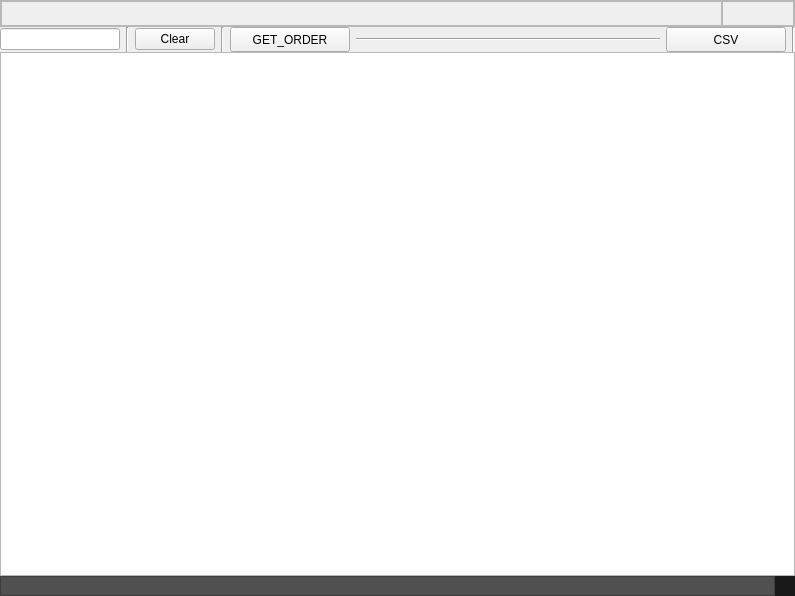
<?xml version="1.0" encoding="UTF-8"?>
<ui version="4.0">
 <class>MainWindow</class>
 <widget class="QMainWindow" name="MainWindow">
  <property name="geometry">
   <rect>
    <x>0</x>
    <y>0</y>
    <width>795</width>
    <height>596</height>
   </rect>
  </property>
  <property name="windowTitle">
   <string>MainWindow</string>
  </property>
  <widget class="QWidget" name="centralwidget">
   <layout class="QGridLayout" name="gridLayout">
    <property name="leftMargin">
     <number>0</number>
    </property>
    <property name="topMargin">
     <number>0</number>
    </property>
    <property name="rightMargin">
     <number>0</number>
    </property>
    <property name="bottomMargin">
     <number>0</number>
    </property>
    <property name="spacing">
     <number>0</number>
    </property>
    <item row="3" column="1">
     <widget class="QFrame" name="frameGrip">
      <property name="minimumSize">
       <size>
        <width>20</width>
        <height>20</height>
       </size>
      </property>
      <property name="maximumSize">
       <size>
        <width>20</width>
        <height>20</height>
       </size>
      </property>
      <property name="styleSheet">
       <string notr="true">background-color: rgb(25,25,25);
  border-radius: 0px;</string>
      </property>
      <property name="frameShape">
       <enum>QFrame::StyledPanel</enum>
      </property>
      <property name="frameShadow">
       <enum>QFrame::Raised</enum>
      </property>
     </widget>
    </item>
    <item row="0" column="0" colspan="2">
     <widget class="QFrame" name="headerFrame">
      <property name="sizePolicy">
       <sizepolicy hsizetype="Expanding" vsizetype="Maximum">
        <horstretch>0</horstretch>
        <verstretch>0</verstretch>
       </sizepolicy>
      </property>
      <property name="minimumSize">
       <size>
        <width>0</width>
        <height>0</height>
       </size>
      </property>
      <property name="styleSheet">
       <string notr="true"/>
      </property>
      <property name="frameShape">
       <enum>QFrame::StyledPanel</enum>
      </property>
      <property name="frameShadow">
       <enum>QFrame::Raised</enum>
      </property>
      <layout class="QGridLayout" name="gridLayout_2">
       <property name="leftMargin">
        <number>0</number>
       </property>
       <property name="topMargin">
        <number>0</number>
       </property>
       <property name="rightMargin">
        <number>0</number>
       </property>
       <property name="bottomMargin">
        <number>0</number>
       </property>
       <property name="spacing">
        <number>0</number>
       </property>
       <item row="0" column="0">
        <widget class="QFrame" name="frame_2">
         <property name="sizePolicy">
          <sizepolicy hsizetype="Expanding" vsizetype="Preferred">
           <horstretch>0</horstretch>
           <verstretch>0</verstretch>
          </sizepolicy>
         </property>
         <property name="minimumSize">
          <size>
           <width>0</width>
           <height>25</height>
          </size>
         </property>
         <property name="maximumSize">
          <size>
           <width>16777215</width>
           <height>25</height>
          </size>
         </property>
         <property name="styleSheet">
          <string notr="true"/>
         </property>
         <property name="frameShape">
          <enum>QFrame::StyledPanel</enum>
         </property>
         <property name="frameShadow">
          <enum>QFrame::Raised</enum>
         </property>
        </widget>
       </item>
       <item row="0" column="1" alignment="Qt::AlignRight|Qt::AlignTop">
        <widget class="QFrame" name="btnframe">
         <property name="sizePolicy">
          <sizepolicy hsizetype="Maximum" vsizetype="Fixed">
           <horstretch>0</horstretch>
           <verstretch>0</verstretch>
          </sizepolicy>
         </property>
         <property name="minimumSize">
          <size>
           <width>0</width>
           <height>25</height>
          </size>
         </property>
         <property name="maximumSize">
          <size>
           <width>16777215</width>
           <height>25</height>
          </size>
         </property>
         <property name="frameShape">
          <enum>QFrame::StyledPanel</enum>
         </property>
         <property name="frameShadow">
          <enum>QFrame::Raised</enum>
         </property>
         <layout class="QHBoxLayout" name="horizontalLayout">
          <property name="spacing">
           <number>0</number>
          </property>
          <property name="leftMargin">
           <number>0</number>
          </property>
          <property name="topMargin">
           <number>0</number>
          </property>
          <property name="rightMargin">
           <number>0</number>
          </property>
          <property name="bottomMargin">
           <number>0</number>
          </property>
          <item alignment="Qt::AlignTop">
           <widget class="QPushButton" name="bt_min">
            <property name="sizePolicy">
             <sizepolicy hsizetype="Preferred" vsizetype="Preferred">
              <horstretch>35</horstretch>
              <verstretch>25</verstretch>
             </sizepolicy>
            </property>
            <property name="minimumSize">
             <size>
              <width>35</width>
              <height>25</height>
             </size>
            </property>
            <property name="styleSheet">
             <string notr="true">QPushButton {
  background-color: transparent;
  border: 1px solid transparent;

}
QPushButton:hover {
  background-color: #148CD2;    
}
</string>
            </property>
            <property name="text">
             <string/>
            </property>
            <property name="icon">
             <iconset resource="../icons/icons.qrc">
              <normaloff>:/icon1/minus.svg</normaloff>:/icon1/minus.svg</iconset>
            </property>
            <property name="iconSize">
             <size>
              <width>15</width>
              <height>15</height>
             </size>
            </property>
           </widget>
          </item>
          <item alignment="Qt::AlignRight|Qt::AlignTop">
           <widget class="QPushButton" name="bt_close">
            <property name="sizePolicy">
             <sizepolicy hsizetype="Preferred" vsizetype="Preferred">
              <horstretch>35</horstretch>
              <verstretch>25</verstretch>
             </sizepolicy>
            </property>
            <property name="minimumSize">
             <size>
              <width>35</width>
              <height>25</height>
             </size>
            </property>
            <property name="styleSheet">
             <string notr="true">QPushButton {
  background-color: transparent;
  border: 1px solid transparent;

}
QPushButton:hover {
  background-color: #148CD2;    
}
</string>
            </property>
            <property name="text">
             <string/>
            </property>
            <property name="icon">
             <iconset resource="../icons/icons.qrc">
              <normaloff>:/icon1/x.svg</normaloff>:/icon1/x.svg</iconset>
            </property>
            <property name="iconSize">
             <size>
              <width>15</width>
              <height>15</height>
             </size>
            </property>
           </widget>
          </item>
         </layout>
        </widget>
       </item>
      </layout>
     </widget>
    </item>
    <item row="3" column="0">
     <widget class="QFrame" name="frame_3">
      <property name="styleSheet">
       <string notr="true">background-color: rgb(80, 80, 80);
  border-radius: 0
px;</string>
      </property>
      <property name="frameShape">
       <enum>QFrame::StyledPanel</enum>
      </property>
      <property name="frameShadow">
       <enum>QFrame::Raised</enum>
      </property>
     </widget>
    </item>
    <item row="2" column="0" colspan="2">
     <widget class="QTableView" name="tableView">
      <property name="tabKeyNavigation">
       <bool>false</bool>
      </property>
      <property name="sortingEnabled">
       <bool>true</bool>
      </property>
     </widget>
    </item>
    <item row="1" column="0" colspan="2">
     <widget class="QWidget" name="widget" native="true">
      <property name="sizePolicy">
       <sizepolicy hsizetype="Preferred" vsizetype="Preferred">
        <horstretch>0</horstretch>
        <verstretch>0</verstretch>
       </sizepolicy>
      </property>
      <property name="minimumSize">
       <size>
        <width>0</width>
        <height>25</height>
       </size>
      </property>
      <property name="maximumSize">
       <size>
        <width>16777215</width>
        <height>25</height>
       </size>
      </property>
      <layout class="QHBoxLayout" name="horizontalLayout_2">
       <property name="leftMargin">
        <number>0</number>
       </property>
       <property name="topMargin">
        <number>0</number>
       </property>
       <property name="rightMargin">
        <number>0</number>
       </property>
       <property name="bottomMargin">
        <number>0</number>
       </property>
       <item>
        <widget class="QLineEdit" name="lineEdit">
         <property name="maximumSize">
          <size>
           <width>120</width>
           <height>16777215</height>
          </size>
         </property>
        </widget>
       </item>
       <item>
        <widget class="Line" name="line">
         <property name="orientation">
          <enum>Qt::Vertical</enum>
         </property>
        </widget>
       </item>
       <item>
        <widget class="QPushButton" name="pbClear">
         <property name="maximumSize">
          <size>
           <width>80</width>
           <height>16777215</height>
          </size>
         </property>
         <property name="text">
          <string>Clear</string>
         </property>
        </widget>
       </item>
       <item>
        <widget class="Line" name="line_3">
         <property name="orientation">
          <enum>Qt::Vertical</enum>
         </property>
        </widget>
       </item>
       <item>
        <widget class="QPushButton" name="pushButton">
         <property name="sizePolicy">
          <sizepolicy hsizetype="Minimum" vsizetype="Preferred">
           <horstretch>0</horstretch>
           <verstretch>0</verstretch>
          </sizepolicy>
         </property>
         <property name="maximumSize">
          <size>
           <width>120</width>
           <height>16777215</height>
          </size>
         </property>
         <property name="text">
          <string>GET_ORDER</string>
         </property>
        </widget>
       </item>
       <item>
        <widget class="Line" name="line_4">
         <property name="orientation">
          <enum>Qt::Horizontal</enum>
         </property>
        </widget>
       </item>
       <item>
        <widget class="QPushButton" name="pushButton_2">
         <property name="sizePolicy">
          <sizepolicy hsizetype="Preferred" vsizetype="Preferred">
           <horstretch>0</horstretch>
           <verstretch>0</verstretch>
          </sizepolicy>
         </property>
         <property name="maximumSize">
          <size>
           <width>120</width>
           <height>16777215</height>
          </size>
         </property>
         <property name="text">
          <string>CSV</string>
         </property>
        </widget>
       </item>
       <item>
        <widget class="Line" name="line_2">
         <property name="orientation">
          <enum>Qt::Vertical</enum>
         </property>
        </widget>
       </item>
      </layout>
     </widget>
    </item>
   </layout>
  </widget>
  <action name="actionCSV">
   <property name="text">
    <string>CSV</string>
   </property>
  </action>
 </widget>
 <resources>
  <include location="../icons/icons.qrc"/>
 </resources>
 <connections/>
</ui>
